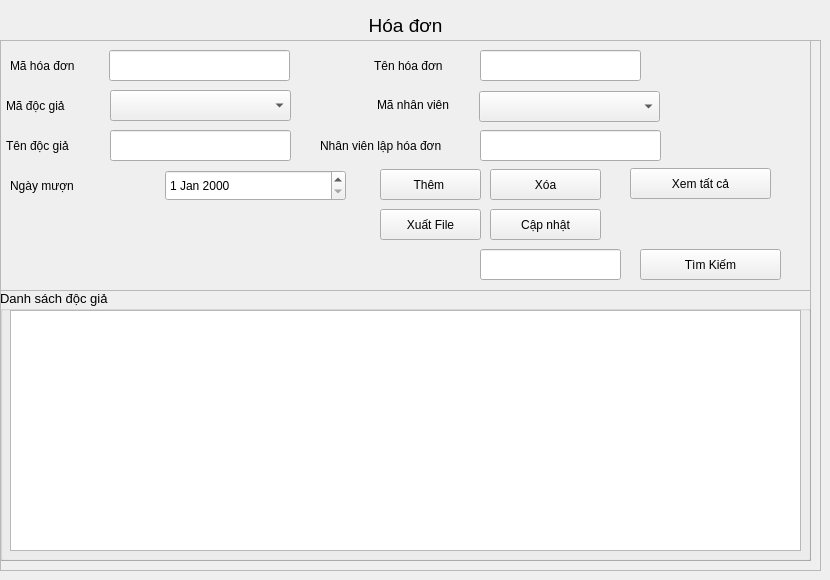
     <widget class="QWidget" name="tw5">
      <attribute name="title">
       <string>Page</string>
      </attribute>
      <widget class="QFrame" name="frame_15">
       <property name="geometry">
        <rect>
         <x>0</x>
         <y>40</y>
         <width>821</width>
         <height>531</height>
        </rect>
       </property>
       <property name="frameShape">
        <enum>QFrame::StyledPanel</enum>
       </property>
       <property name="frameShadow">
        <enum>QFrame::Raised</enum>
       </property>
       <widget class="QFrame" name="frame_16">
        <property name="geometry">
         <rect>
          <x>0</x>
          <y>0</y>
          <width>811</width>
          <height>251</height>
         </rect>
        </property>
        <property name="frameShape">
         <enum>QFrame::StyledPanel</enum>
        </property>
        <property name="frameShadow">
         <enum>QFrame::Raised</enum>
        </property>
        <widget class="QLineEdit" name="txtTenHD">
         <property name="geometry">
          <rect>
           <x>480</x>
           <y>10</y>
           <width>161</width>
           <height>31</height>
          </rect>
         </property>
        </widget>
        <widget class="QLineEdit" name="txtMaHD">
         <property name="geometry">
          <rect>
           <x>109</x>
           <y>10</y>
           <width>181</width>
           <height>31</height>
          </rect>
         </property>
        </widget>
        <widget class="QLabel" name="label_50">
         <property name="geometry">
          <rect>
           <x>6</x>
           <y>50</y>
           <width>101</width>
           <height>31</height>
          </rect>
         </property>
         <property name="font">
          <font>
           <pointsize>9</pointsize>
          </font>
         </property>
         <property name="text">
          <string>Mã độc giả</string>
         </property>
        </widget>
        <widget class="QLabel" name="label_51">
         <property name="geometry">
          <rect>
           <x>374</x>
           <y>10</y>
           <width>91</width>
           <height>31</height>
          </rect>
         </property>
         <property name="font">
          <font>
           <pointsize>9</pointsize>
          </font>
         </property>
         <property name="text">
          <string>Tên hóa đơn</string>
         </property>
        </widget>
        <widget class="QLabel" name="label_53">
         <property name="geometry">
          <rect>
           <x>10</x>
           <y>10</y>
           <width>91</width>
           <height>31</height>
          </rect>
         </property>
         <property name="font">
          <font>
           <pointsize>9</pointsize>
          </font>
         </property>
         <property name="text">
          <string>Mã hóa đơn</string>
         </property>
        </widget>
        <widget class="QPushButton" name="btnAddHD">
         <property name="geometry">
          <rect>
           <x>380</x>
           <y>129</y>
           <width>101</width>
           <height>31</height>
          </rect>
         </property>
         <property name="text">
          <string>Thêm </string>
         </property>
        </widget>
        <widget class="QPushButton" name="btnDeleteHD">
         <property name="geometry">
          <rect>
           <x>490</x>
           <y>129</y>
           <width>111</width>
           <height>31</height>
          </rect>
         </property>
         <property name="text">
          <string>Xóa</string>
         </property>
        </widget>
        <widget class="QPushButton" name="btnXuatFileHD">
         <property name="geometry">
          <rect>
           <x>380</x>
           <y>169</y>
           <width>101</width>
           <height>31</height>
          </rect>
         </property>
         <property name="text">
          <string>Xuất File</string>
         </property>
        </widget>
        <widget class="QPushButton" name="btnShowAllHD">
         <property name="geometry">
          <rect>
           <x>630</x>
           <y>128</y>
           <width>141</width>
           <height>31</height>
          </rect>
         </property>
         <property name="text">
          <string>Xem tất cả</string>
         </property>
        </widget>
        <widget class="QPushButton" name="btnUpdateHD">
         <property name="geometry">
          <rect>
           <x>490</x>
           <y>169</y>
           <width>111</width>
           <height>31</height>
          </rect>
         </property>
         <property name="text">
          <string>Cập nhật</string>
         </property>
        </widget>
        <widget class="QPushButton" name="btnSearchHD">
         <property name="geometry">
          <rect>
           <x>640</x>
           <y>209</y>
           <width>141</width>
           <height>31</height>
          </rect>
         </property>
         <property name="text">
          <string>Tìm Kiếm</string>
         </property>
        </widget>
        <widget class="QLineEdit" name="txtSearchHD">
         <property name="geometry">
          <rect>
           <x>480</x>
           <y>209</y>
           <width>141</width>
           <height>31</height>
          </rect>
         </property>
         <property name="font">
          <font>
           <pointsize>12</pointsize>
          </font>
         </property>
        </widget>
        <widget class="QLineEdit" name="txtNhanVienLapHoaDon">
         <property name="geometry">
          <rect>
           <x>480</x>
           <y>90</y>
           <width>181</width>
           <height>31</height>
          </rect>
         </property>
        </widget>
        <widget class="QLineEdit" name="txtTenDocGiaHD">
         <property name="geometry">
          <rect>
           <x>110</x>
           <y>90</y>
           <width>181</width>
           <height>31</height>
          </rect>
         </property>
        </widget>
        <widget class="QLabel" name="label_54">
         <property name="geometry">
          <rect>
           <x>6</x>
           <y>90</y>
           <width>111</width>
           <height>31</height>
          </rect>
         </property>
         <property name="font">
          <font>
           <pointsize>9</pointsize>
          </font>
         </property>
         <property name="text">
          <string>Tên độc giả</string>
         </property>
        </widget>
        <widget class="QComboBox" name="cbbMNVHD">
         <property name="geometry">
          <rect>
           <x>479</x>
           <y>51</y>
           <width>181</width>
           <height>31</height>
          </rect>
         </property>
        </widget>
        <widget class="QComboBox" name="cbbDGHD">
         <property name="geometry">
          <rect>
           <x>110</x>
           <y>50</y>
           <width>181</width>
           <height>31</height>
          </rect>
         </property>
        </widget>
        <widget class="QDateEdit" name="dateNgayMuonHD">
         <property name="geometry">
          <rect>
           <x>165</x>
           <y>130</y>
           <width>181</width>
           <height>31</height>
          </rect>
         </property>
        </widget>
        <widget class="QLabel" name="label_55">
         <property name="geometry">
          <rect>
           <x>10</x>
           <y>130</y>
           <width>101</width>
           <height>31</height>
          </rect>
         </property>
         <property name="font">
          <font>
           <pointsize>9</pointsize>
          </font>
         </property>
         <property name="text">
          <string>Ngày mượn</string>
         </property>
        </widget>
        <widget class="QLabel" name="label_56">
         <property name="geometry">
          <rect>
           <x>320</x>
           <y>90</y>
           <width>151</width>
           <height>31</height>
          </rect>
         </property>
         <property name="font">
          <font>
           <pointsize>9</pointsize>
          </font>
         </property>
         <property name="text">
          <string>Nhân viên lập hóa đơn</string>
         </property>
        </widget>
        <widget class="QLabel" name="label_57">
         <property name="geometry">
          <rect>
           <x>377</x>
           <y>49</y>
           <width>91</width>
           <height>31</height>
          </rect>
         </property>
         <property name="font">
          <font>
           <pointsize>9</pointsize>
          </font>
         </property>
         <property name="text">
          <string>Mã nhân viên</string>
         </property>
        </widget>
       </widget>
       <widget class="QFrame" name="frame_17">
        <property name="geometry">
         <rect>
          <x>0</x>
          <y>250</y>
          <width>811</width>
          <height>271</height>
         </rect>
        </property>
        <property name="frameShape">
         <enum>QFrame::StyledPanel</enum>
        </property>
        <property name="frameShadow">
         <enum>QFrame::Raised</enum>
        </property>
        <widget class="QGroupBox" name="groupBox_7">
         <property name="geometry">
          <rect>
           <x>0</x>
           <y>0</y>
           <width>811</width>
           <height>271</height>
          </rect>
         </property>
         <property name="font">
          <font>
           <pointsize>10</pointsize>
          </font>
         </property>
         <property name="title">
          <string>Danh sách độc giả</string>
         </property>
         <widget class="QTableWidget" name="tableHoaDon">
          <property name="geometry">
           <rect>
            <x>10</x>
            <y>20</y>
            <width>791</width>
            <height>241</height>
           </rect>
          </property>
         </widget>
        </widget>
       </widget>
      </widget>
      <widget class="QLabel" name="label_45">
       <property name="geometry">
        <rect>
         <x>0</x>
         <y>10</y>
         <width>811</width>
         <height>31</height>
        </rect>
       </property>
       <property name="font">
        <font>
         <pointsize>14</pointsize>
        </font>
       </property>
       <property name="text">
        <string>&lt;html&gt;&lt;head/&gt;&lt;body&gt;&lt;p align=&quot;center&quot;&gt;Hóa đơn&lt;/p&gt;&lt;/body&gt;&lt;/html&gt;</string>
       </property>
      </widget>
     </widget>
